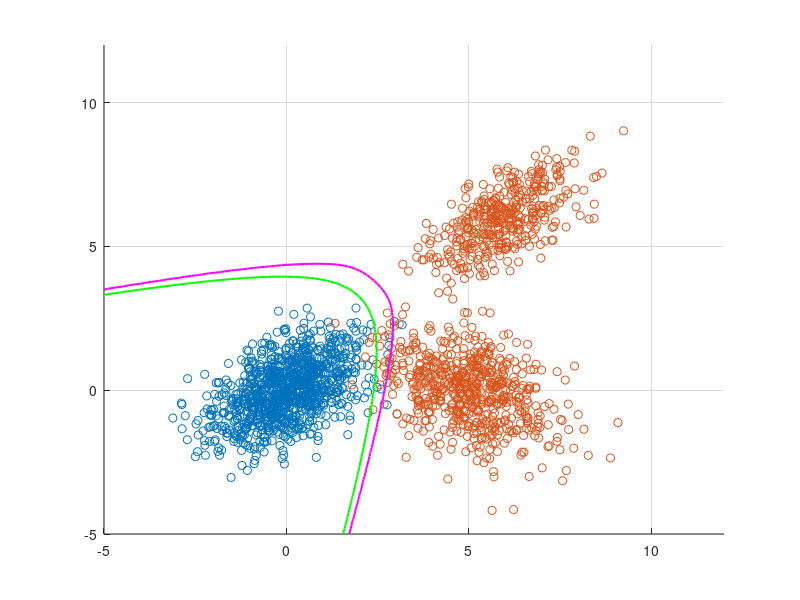
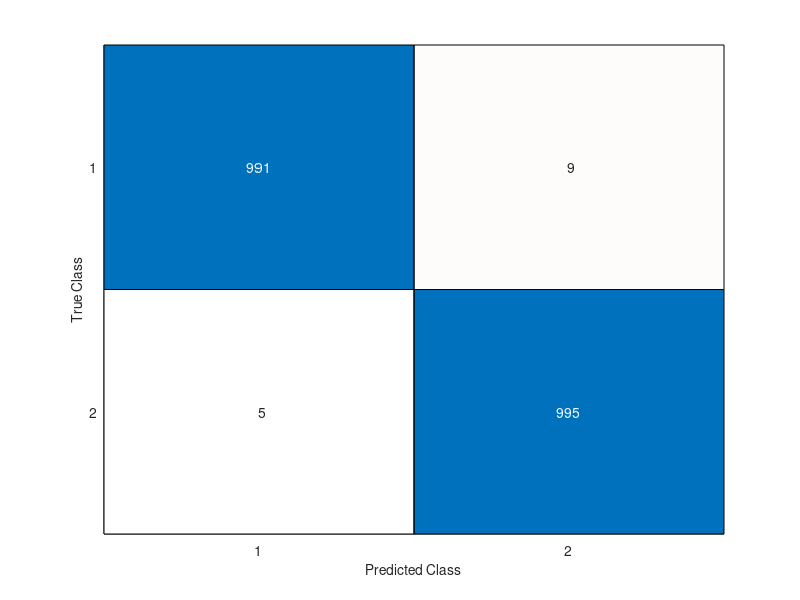
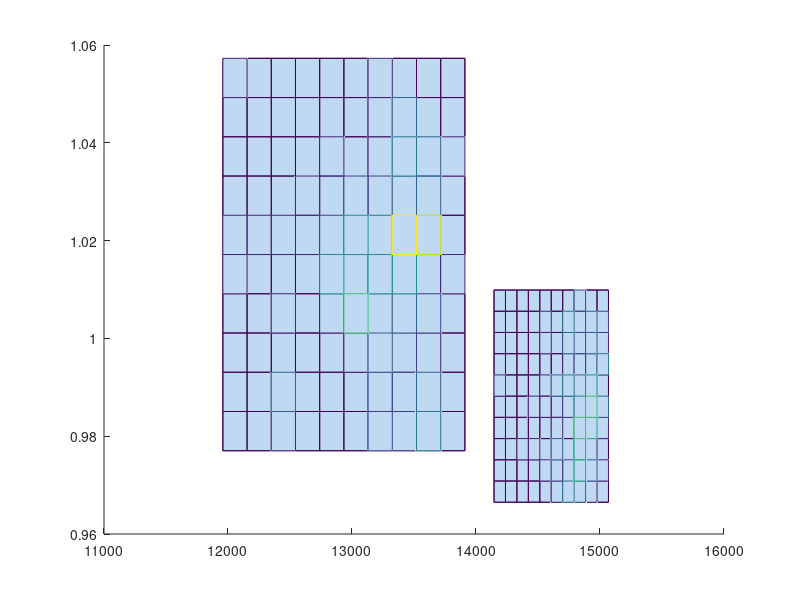

Here is the MATLAB script that generated these plots, in order:
clear;
close all;
clc;

% generisemo unimodalnu i polimodalnu gausovu
N = 1000;
M1 = [0 0]';
S1 = [1 0.5; 0.5 1];
M2 = [5 0]';
S2 = [1.5 -0.7; -0.7 1.5];
M3 = [6 6]';
S3 = [1 0.6; 0.6 1];

K1 = mvnrnd(M1, S1, N); %klasa jedan - unimodalna

% pomocne promenjive
pom = rand(N, 1);
K21 = mvnrnd(M2, S2, N);
K22 = mvnrnd(M3, S3, N);
K2 = (pom < 0.6).*K21 + (pom >= 0.6).*K22;

figure(1);
hold all;
scatter(K1(:, 1), K1(:, 2), 'ro');
scatter(K2(:, 1), K2(:, 2), 'bo');
grid on;

% Bayes-ov klasifikator minimalne greske

x = -5:0.1:12;
y = -5:0.1:12;
f1 = zeros(length(x), length(y));
f2 = zeros(length(x), length(y));
const1 = 1/(2*pi*det(S1)^0.5);
const2 = 1/(2*pi*det(S2)^0.5);
const3 = 1/(2*pi*det(S3)^0.5);
for i = 1:length(x)
    for j = 1:length(y)
        X = [x(i) y(j)]';
        f1(i, j) = const1*exp(-0.5*(X - M1)'*inv(S1)*(X - M1));
        f21 = const2*exp(-0.5*(X - M2)'*inv(S2)*(X - M2));
        f22 = const3*exp(-0.5*(X - M3)'*inv(S3)*(X - M3));
        f2(i, j) = 0.6*f21 + 0.4*f22;
    end
end

figure(1);
h = -log(f1./f2); % f-ja h u svakoj tacki prostora
contour(x, y, h', [0 0], 'g', 'Linewidth', 1.5);

% formula
% f1/f2 > (c12 - c22)/(c21 - c11) -> w1
% < -> w2
% cij - cena smestanja j-te klase u i-tu
% c11 = c22 = 0

% Bayes-ov klasifikator minimalne cene

c11 = 0;
c22 = 0;
c12 = 1;
c21 = 5; % vise penalizujemo pogresnu klasifikaciju odbirka iz klase 1

t = (c12 - c22)/(c21 - c11);
k = f1./f2;

figure(1);
contour(x, y, k', [t t], 'm', 'Linewidth', 1.5);

% procena greske klasifikacije - konfuziona matrica

% spajamo sve odbirke u jedan vektor, stvarne klase znamo, a klasifikator
% daje predikciju

Xs = [K1' K2'];
X_true = [ones(1, N), 2*ones(1, N)];
X_pred = zeros(size(X_true));
for i = 1:length(Xs)
    X = Xs(:, i);
    f1 = const1*exp(-0.5*(X - M1)'*inv(S1)*(X - M1));
    f21 = const2*exp(-0.5*(X - M2)'*inv(S2)*(X - M2));
    f22 = const3*exp(-0.5*(X - M3)'*inv(S3)*(X - M3));
    f2 = 0.6*f21 + 0.4*f22;
    if (f1 > f2)
        X_pred(i) = 1;
    else
        X_pred(i) = 2;
    end
end

C = confusionmat(X_true, X_pred);
figure(2);
confusionchart(C);

err1 = C(1, 2)/sum(C(1, :));
err2 = C(2, 1)/sum(C(2, :));
disp(err1);
disp(err2);

% procena greske klasifikacije - teorijski pristup
% ne radi ne znam zasto

x = -5:0.1:12;
y = -5:0.1:12;
f1 = zeros(length(x), length(y));
f2 = zeros(length(x), length(y));
const1 = 1/(2*pi*det(S1)^0.5);
const2 = 1/(2*pi*det(S2)^0.5);
const3 = 1/(2*pi*det(S3)^0.5);
e1 = 0;
e2 = 0;

for i = 1:length(x)
    for j = 1:length(y)
        X = [x(i) y(j)]';
        f1(i, j) = const1*exp(-0.5*(X - M1)'*inv(S1)*(X - M1));
        f21 = const2*exp(-0.5*(X - M2)'*inv(S2)*(X - M2));
        f22 = const3*exp(-0.5*(X - M3)'*inv(S3)*(X - M3));
        f2(i, j) = 0.6*f21 + 0.4*f22;
        h = -log(f1(i, j)/f2(i, j));
        if (h < 0) % u oblasti L1
            e2 = e2 + 0.1*0.1*f2(i, j);
        else % u oblasti L2
            e1 = e1 + 0.1*0.1*f1(i, j);
        end
    end
end

disp(e1);
disp(e2);

% sa realnim podacima - podatke je ona sredila sa proslog casa

load('Slova_obelezja.mat');
figure(3);
hold all;
scatter(P1(1, :), P1(2, :), 'ro');
scatter(P2(1, :), P2(2, :), 'bo');
hold off;

figure(4);
hold all;
hist3(P1');
hist3(P2');

% vidi se da nije gaus
